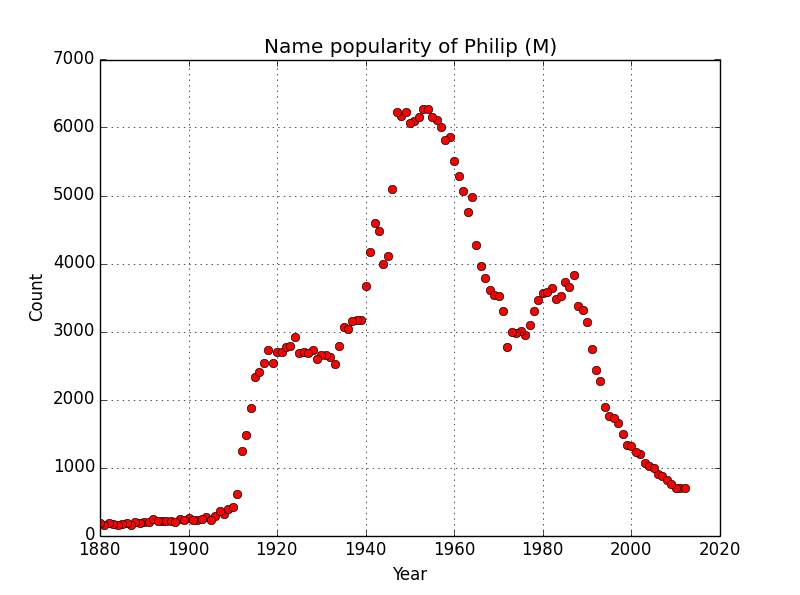

Generate this figure with Python:
import matplotlib.pyplot as plt

import nameyear

myname = u'Philip'
mygender = u'M'
getname = nameyear.nameyear[myname.upper()][mygender.upper()]

yearlist = []
countlist = []
for year in getname:
	yearlist.append(int(year))
	countlist.append(int(getname[year]))

plt.plot(yearlist,countlist,'ro')

plt.xlabel('Year')
plt.ylabel('Count')
plt.title('Name popularity of '+myname.title()+' ('+mygender.upper()+')')
plt.grid(True)
plt.show()
